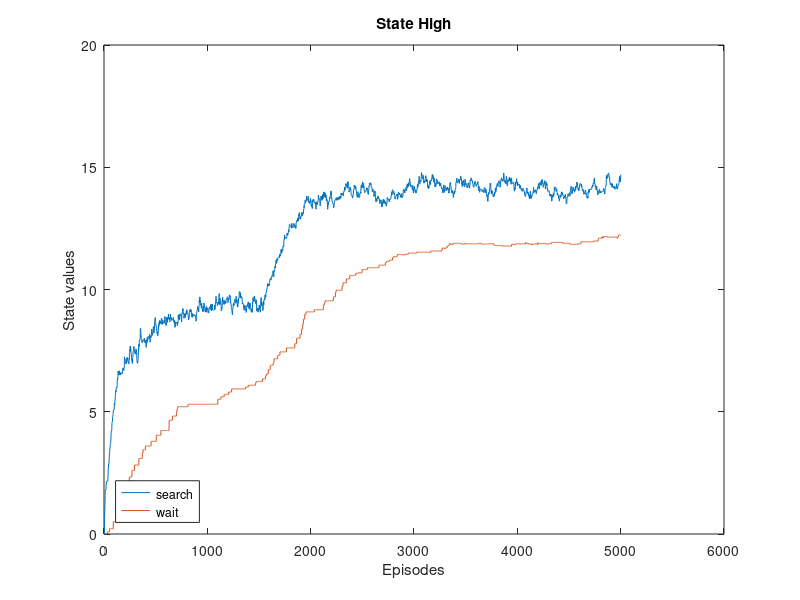
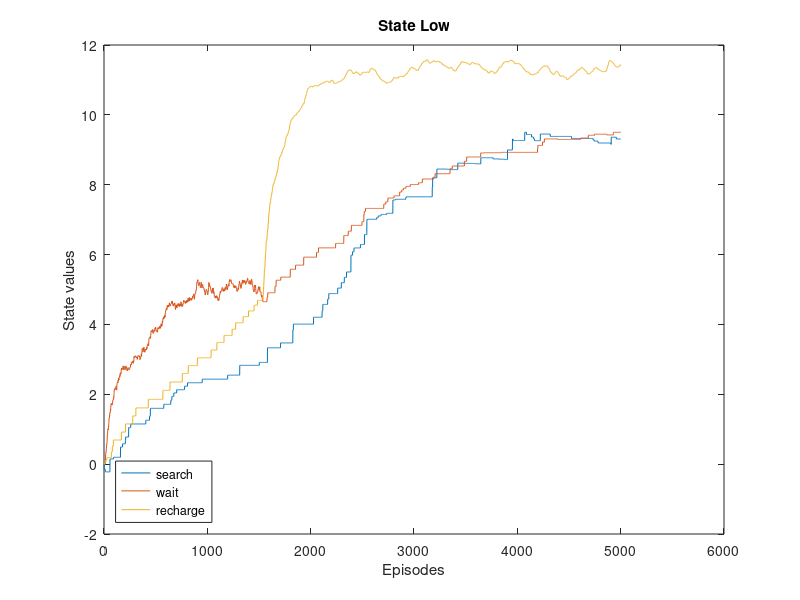

Write MATLAB code to recreate these figures, in order.
% Achyuth Nandikotkur
% V00975928
% ECE-559B
% November 8th, 2021

% Question 1

clear;
clc;

global returns qvector searchrewards waitrewards startState actionsAtHigh actionsAtLow stepsize epsilon;

% To store average returns
% high - low
qvaluehighsearch = [0];
qvaluehighwait = [0];

qvaluelowsearch = [0];
qvaluelowwait = [0];
qvaluelowrecharge = [0];

Steps = 5000;

stepsize = 0.05;
epsilon = 0.1;

searchrewards = [3, 4, 5, 6];
waitrewards = [0, 1, 2];

pisearchhigh = 0.5;
piwaithigh = 0.5;
pisearchlow = 0.5;
piwaitlow = 0.25;
pirechargelow = 0.25;



loop = 1;
counterhigh = 0;
counterlow = 0;
% returns{0} high
% returns{1} low
returns = [0 0];

for outerloop = 1: Steps
    % selecting initial state as high = 1 or low = 2 with equal probability
    sequence = cell(1, 2);
    
    % Since SARSA is single step, generating a single step episode
    for k1 = 1:2
        sequence{k1}.state = 0;
        sequence{k1}.action = 0;
        sequence{k1}.reward = 0;
    end

    % Selecting initial state randomly
    sequence{1}.state = randsample([1, 2], 1, true, [0.5, 0.5]);

    % Selecting initial action
    epsgreedy = rand;

    % Greedily
    if(epsgreedy <= (1 - epsilon))
        % If in state high
        if(sequence{1}.state == 1) 
            % choosing greedily
            [maxValuedActions, I] = max([qvaluehighsearch(end), qvaluehighwait(end)]);

            % Tie breaking between different same max valued actions
            sameValueActions = find([qvaluehighsearch(end), qvaluehighwait(end)] == maxValuedActions);
            r = randi(length(sameValueActions));
            sequence{1}.action = sameValueActions(r);
        else
            % choosing greedily
            [maxValuedActions, I] = max([qvaluelowsearch(end), qvaluelowwait(end), qvaluelowrecharge(end)]);

            % Tie breaking between different same max valued actions
            sameValueActions = find([qvaluelowsearch(end), qvaluelowwait(end), qvaluelowrecharge(end)] == maxValuedActions);
            r = randi(length(sameValueActions));
            sequence{1}.action = sameValueActions(r);
        end
    else
        % Randomly with epsilon probability

        if(sequence{1}.state == 1)
            % if initial state is high, select search or wait randomly
            sequence{1}.action = randsample([1, 2], 1);
        else
            % if initial state is low, select search or wait or recharge randomly
            sequence{1}.action = randsample([1, 2, 3], 1);
        end
    end


    % Determining reward and next state
    if(sequence{1}.state == 1)
        % action can be search = 1, wait = 2;
        if sequence{1}.action == 1
          sequence{1+1}.state = randsample([1, 2],1, true, [0.25, 0.75]);
          sequence{1}.reward =  randsample(searchrewards,1, true, [1/4, 1/4, 1/4, 1/4]);
        else
          sequence{1}.reward =  randsample(waitrewards,1, true, [1/3, 1/3, 1/3]);
          sequence{1+1}.state = 1;
        end
    else
        % if in state low
        % action can be search = 1, wait = 2; recharge = 3;
        if sequence{1}.action == 1
          sequence{1+1}.state = randsample([2, 1], 1, true, [0.25, 0.75]);
          if(sequence{1+1}.state == 2)
              sequence{1}.reward =  randsample(searchrewards,1, true, [1/4, 1/4, 1/4, 1/4]);
          else
              sequence{1}.reward = -3;
          end
        elseif(sequence{1}.action == 2)
          sequence{1}.reward =  randsample(waitrewards,1, true, [1/3, 1/3, 1/3]);
          sequence{1+1}.state = 2;
        else
           sequence{1}.reward = 0;
           sequence{1+1}.state = 1;
        end
    end

% PLAIN SARSA - CHOOSING NEXT ACTION WITH EPISLON GREEDY
%     epsgreedy = rand;
%     if(epsgreedy < (1 - epsilon))          
%         if(sequence{1+1}.state == 1)
%             % choosing greedily
%             [maxValuedActions, I] = max([qvaluehighsearch(end), qvaluehighwait(end)]);
% 
%             % Tie breaking between different same max valued actions
%             sameValueActions = find([qvaluehighsearch(end), qvaluehighwait(end)] == maxValuedActions);
%         else
%             % choosing greedily
%             [maxValuedActions, I] = max([qvaluelowsearch(end), qvaluelowwait(end), qvaluelowrecharge(end)]);
% 
%             % Tie breaking between different same max valued actions
%             sameValueActions = find([qvaluelowsearch(end), qvaluelowwait(end), qvaluelowrecharge(end)] == maxValuedActions);
%         end
% 
%         r = randi(length(sameValueActions));
% 
%         sequence{1+1}.action = sameValueActions(r);  
%     else
%         if(sequence{1+1}.state == 1)
%             sequence{1+1}.action = randsample([1, 2], 1);
%         else
%             sequence{1+1}.action = randsample([1, 2, 3], 1);
%         end
%     end

    A = [qvaluehighsearch(end) qvaluehighwait(end)];
    maxval = max(A);
    lia = ismember(A,maxval);
    idx = find(lia);

    probability = 1;
    pihigh = {0, 0};
    for i = 1:numel(idx)
        pihigh{idx(i)} = (probability/numel(idx));
        if(size(idx) == 1)
            break;
        end
    end

    pisearchhigh = pihigh{1};
    piwaithigh = pihigh{2};
    
    A = [qvaluelowsearch(end) qvaluelowwait(end) qvaluelowrecharge(end)];
    maxval = max(A);
    lia = ismember(A,maxval);
    idx = find(lia);

    probability = 1;
    pilow = {0, 0, 0};
    for i = 1:numel(idx)
        pilow{idx(i)} = (probability/numel(idx));
        if(size(idx) == 1)
            break;
        end
    end

    pisearchlow = pilow{1};
    piwaitlow = pilow{2};
    pirechargelow = pilow{3};

% EXPECTED SARSA - CHOOSING NEXT ACTION WITH AN EXPECTATION
    if(sequence{1}.state == 1)         
        % Choosing to search now
        if(sequence{1}.action == 1)
            if(sequence{2}.state == 1)
                % HIGH - SEARCH - HIGH
                temp = qvaluehighsearch(end) + stepsize * (sequence{1}.reward + 0.8 * (pisearchhigh * qvaluehighsearch(end) +  piwaithigh * qvaluehighwait(end)) - qvaluehighsearch(end));
            else
                % HIGH - SEARCH - LOW
                temp = qvaluehighsearch(end) + stepsize * (sequence{1}.reward + 0.8 * (piwaitlow * qvaluelowwait(end) + pisearchlow * qvaluelowsearch(end) + pirechargelow * qvaluelowrecharge(end)) - qvaluehighsearch(end));  
            end
            qvaluehighsearch = [qvaluehighsearch; temp];
            qvaluehighwait = [qvaluehighwait; qvaluehighwait(end)]; 
        % Choosing to wait now
        elseif(sequence{1}.action == 2)
            % HIGH - WAIT - HIGH
            % next state is going to be high
             temp = qvaluehighwait(end) + stepsize * (sequence{1}.reward + 0.8 * (pisearchhigh * qvaluehighsearch(end) +  piwaithigh * qvaluehighwait(end)) - qvaluehighwait(end));
             qvaluehighwait = [qvaluehighwait; temp];
             qvaluehighsearch = [qvaluehighsearch; qvaluehighsearch(end)];
        end
        
        qvaluelowsearch = [qvaluelowsearch; qvaluelowsearch(end)];
        qvaluelowwait = [qvaluelowwait; qvaluelowwait(end)];
        qvaluelowrecharge = [qvaluelowrecharge; qvaluelowrecharge(end)];
    else
        % At state low

        % Choosing to search
        if(sequence{1}.action == 1)
            if(sequence{2}.state == 1)
                % LOW - SEARCH - HIGH
                % next state high - so can only perform searc and wait in next state.
                temp = qvaluelowsearch(end) + stepsize * (sequence{1}.reward + 0.8 * (pisearchhigh * qvaluehighsearch(end) +  piwaithigh * qvaluehighwait(end)) - qvaluelowsearch(end));
            else
                 % LOW - SEARCH - LOW
                % next state low - so can perform search, wait and recharge in next state.
                 temp = qvaluelowsearch(end) + stepsize * (sequence{1}.reward + 0.8 * (piwaitlow * qvaluelowwait(end) + pisearchlow * qvaluelowsearch(end) + pirechargelow * qvaluelowrecharge(end)) - qvaluelowsearch(end));
            end
            qvaluelowsearch = [qvaluelowsearch; temp];
            qvaluelowwait = [qvaluelowwait; qvaluelowwait(end)];
            qvaluelowrecharge = [qvaluelowrecharge; qvaluelowrecharge(end)];

        % Choosing to wait
        elseif(sequence{1}.action == 2)
            % LOW - WAIT - LOW
            temp = qvaluelowwait(end) + stepsize * (sequence{1}.reward + 0.8 * (piwaitlow * qvaluelowwait(end) + pisearchlow * qvaluelowsearch(end) + pirechargelow * qvaluelowrecharge(end)) - qvaluelowwait(end));
            qvaluelowwait = [qvaluelowwait; temp];
            qvaluelowsearch = [qvaluelowsearch; qvaluelowsearch(end)];
            qvaluelowrecharge = [qvaluelowrecharge; qvaluelowrecharge(end)];

        % Choosing to recharge at low
        else
            % LOW - RECHARGE - HIGH
            temp = qvaluelowrecharge(end) + stepsize * (sequence{1}.reward + 0.8 * (pisearchhigh * qvaluehighsearch(end) +  piwaithigh * qvaluehighwait(end)) - qvaluelowrecharge(end));
            qvaluelowrecharge = [qvaluelowrecharge; temp];
            qvaluelowsearch = [qvaluelowsearch; qvaluelowsearch(end)];
            qvaluelowwait = [qvaluelowwait; qvaluelowwait(end)];
        end
        qvaluehighsearch = [qvaluehighsearch; qvaluehighsearch(end)];
        qvaluehighwait = [qvaluehighwait; qvaluehighwait(end)];
    end
end
% celldisp(sequence);

t1=1:length(qvaluehighsearch);
t2=1:length(qvaluehighwait);
t3=1:length(qvaluelowsearch);
t4=1:length(qvaluelowwait);
t5=1:length(qvaluelowrecharge);

figure(1)
plot(t1, qvaluehighsearch, t2,qvaluehighwait);
xlabel('Episodes') 
ylabel('State values')
legend({'search','wait'},'Location','southwest')
title('State High');

figure(2)
plot(1:length(qvaluelowsearch), qvaluelowsearch, 1:length(qvaluelowwait), qvaluelowwait, 1:length(qvaluelowrecharge), qvaluelowrecharge);
xlabel('Episodes') 
ylabel('State values')
legend({'search','wait', 'recharge'},'Location','southwest')
title('State Low');